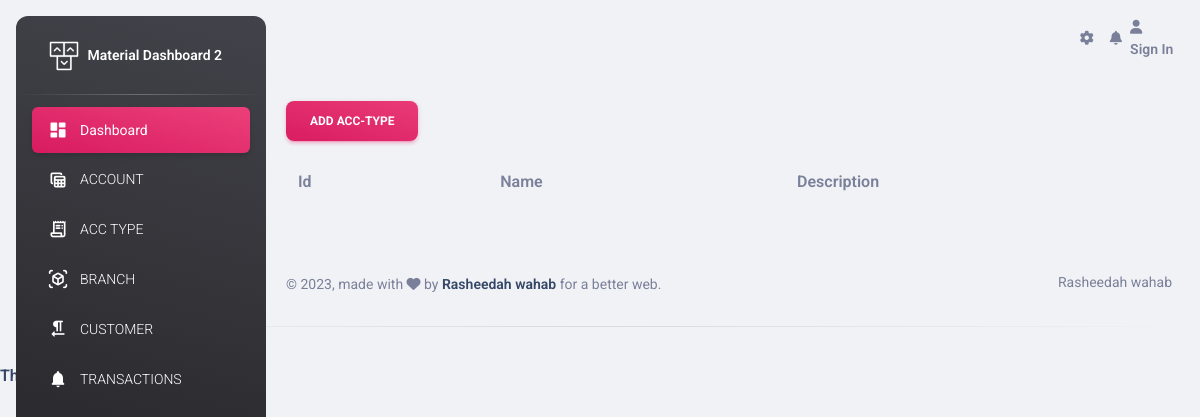
The app's page /acc_type/ (signed in), older data.
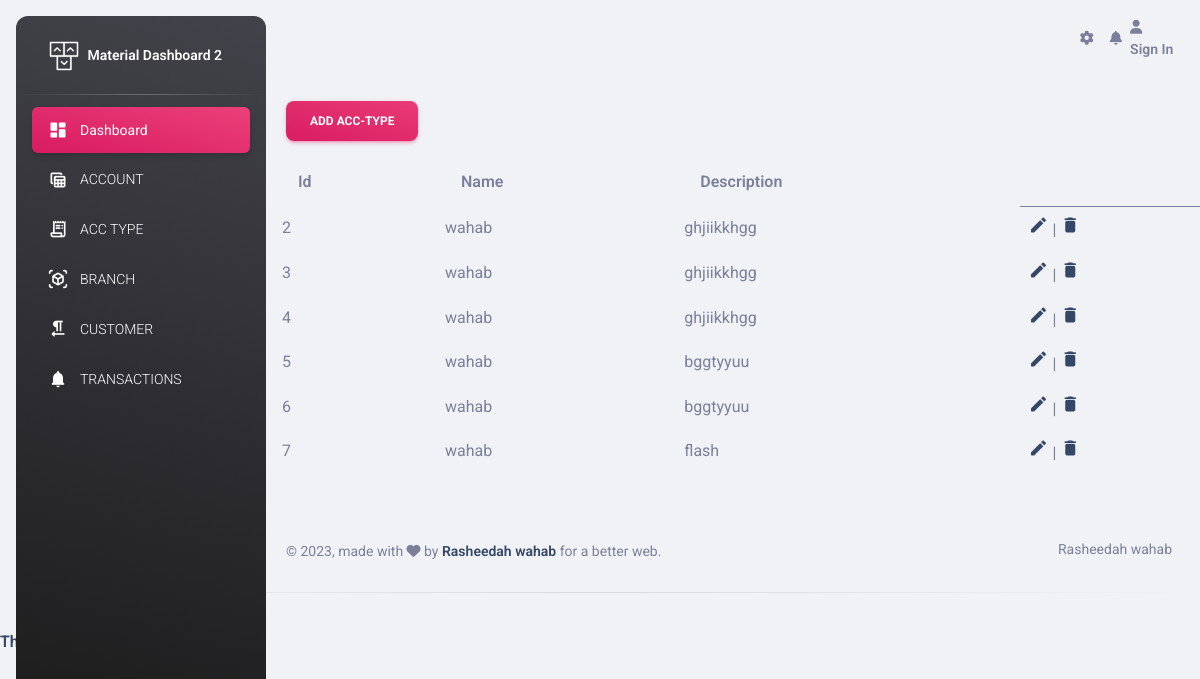
The same page, newer data.
### tropical/models.py (models this page shows)
class Account_type(models.Model):
    name = models.CharField(max_length = 20)
    description = models.TextField(max_length = 130)

### tropical/views.py (the view)
# urls.py: path('acc_type/',add_acc_type_view,name='add_acc_type'),
@login_required
def add_acc_type_view(request):
    message = ''
    if request.method == "POST":
        acc_form = Account_typeForm(request.POST)
        if acc_form.is_valid():
             acc_form.save()
             messages.success(request,"account type added sucessfully")
    else:
        acc_form = Account_typeForm()
    acc = Account_type.objects.all()
    context = {
        'form': acc_form,
        'msg': message,
        'acc': acc,
    }
    return render(request,"acc_type.html",context)

### tropical/templates/acc_type.html (shortened to what this page needs)
{% extends './base.html' %}
{% load crispy_forms_tags %}
{% block content %}
<div class = "container">
<button type="button" class="btn bg-gradient-primary" data-bs-toggle="modal" data-bs-target="#exampleModal">
  Add ACC-TYPE
</button>
</div>
   <table class="table table">
    <thead>
      <tr>
        <th scope="col">id</th>
        <th scope="col">Name</th>
        <th scope="col">Description</th>
      </tr>
    </thead>
    <tbody>
        {% for acc in acc %}
        <tr>
          <td scope="row">{{acc.id}}</td>
          <td>{{acc.name}}</td>
          <td>{{acc.description}}</td>
          <td>
            <a href="{% url 'edit_acc_type' acc.id %}">
              <i class="material-icons">edit</i>
            </a> |
            <a href="{% url 'delete_add_acc' acc.id %}"
            onclick = "return confirm('Are sure you want to delete this account?')">
            <i class="material-icons">delete</i></a>
          </td>
        </tr>
        {% endfor %}
    </tbody>
   </table>
</div>
{% endblock content %}

Row changes from the older to the newer data that the page shows:
added Account_type: id "2", name "wahab", description "ghjiikkhgg"
added Account_type: id "3", name "wahab", description "ghjiikkhgg"
added Account_type: id "4", name "wahab", description "ghjiikkhgg"
added Account_type: id "5", name "wahab", description "bggtyyuu"
added Account_type: id "6", name "wahab", description "bggtyyuu"
added Account_type: id "7", name "wahab", description "flash"
